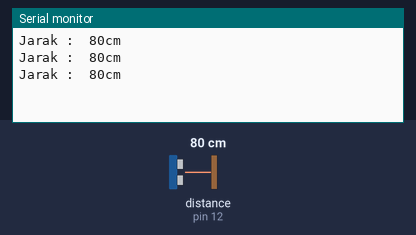
The sketch below on a simulated Arduino Uno, built with avr-gcc and run on an emulated ATmega328P. On the bench: the last lines printed to the serial monitor. Wiring (inferred from the names in the program): ultrasonic range finder: trigger pin 13; echo pin 12. The test bench sets the inputs (shaded band); at power-on: distance to the obstacle (sensor on pin 12) 80 cm. The echo pulse lasts 58.3 µs per cm.

Above: at 1.3 s.
1.4 s: distance to the obstacle (sensor on pin 12) set to 2 cm
At 1.9 s:
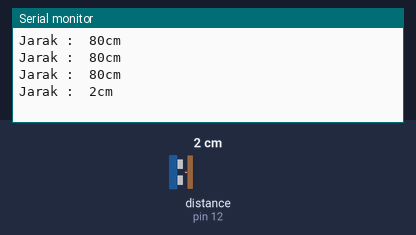
2.9 s: distance to the obstacle (sensor on pin 12) set to 4 cm
At 3.4 s:
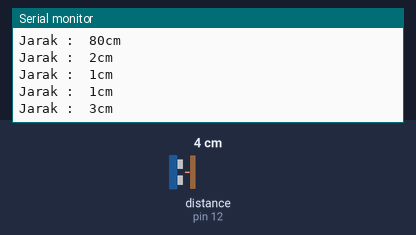
Timing chart, 0 to 5.9 s (numbered marks = the images above; inputs shaded):
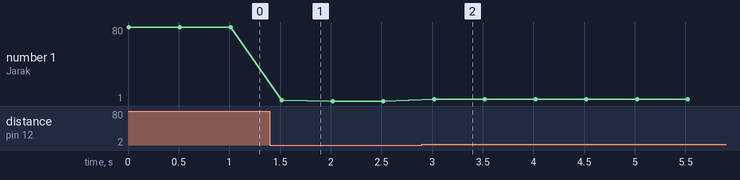

Measured:
- after the input at 1.4 s, the serial monitor: prints a new line after 0.12 s (image 1)
- after the input at 2.9 s, the serial monitor: prints a new line after 0.12 s (image 2)
- plotted number 1: 80 → 1 after the input at 1.4 s, 1 → 3 after the input at 2.9 s

The sketch:

sketch_dec04a.ino
```cpp
// trigger pin
const int pingPin = 13;
// echo pin
const int echoPin= 12;
void setup() {
  Serial.begin(9600);
}

void loop() {
  // mendefinisikan durasi dan jarak dari object
  long duration, cm;
  pinMode(pingPin, OUTPUT);
  // mendefiniskan triggrer sebagai output
  // membuat sensor ultrasonik hidup
  digitalWrite(pingPin, LOW);
  delayMicroseconds(2);
  digitalWrite(pingPin, HIGH);
  delayMicroseconds(10);
  digitalWrite(pingPin, LOW);
  pinMode(echoPin, INPUT);
  // mengambil durasi dari sensor ultrasonik
  duration=pulseIn(echoPin, HIGH);
  // memberi jarak dari sensor ultrasonik
  cm= microsecondsToCentimeters(duration);
  Serial.print("Jarak :");
  Serial.print("\t");
  Serial.print(cm);
  Serial.print("cm");
  Serial.println();
  // diberi delay sebanya 500 untuk setiap proses
  delay(500);
}
long microsecondsToCentimeters(long microseconds){
  // jarak sama dengan position di bagi 29 dibagi 2
  return microseconds/29/2;
}
```
